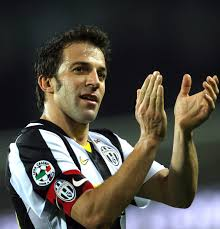
#> input picture del.jpg, 220 x 229 px
$ python opencv.py
#> lines starting #> are read from the running program, lines starting #| are printed output that depends on the picture
#! /usr/bin python
# -*-coding:utf-8 -*-

import cv2
from matplotlib import pyplot as plt

def open_cv_ilk():
    res=cv2.imread("del.jpg", 0)
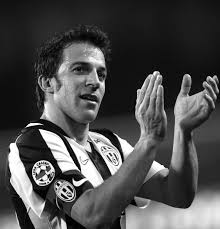
#> res: shape (229, 220); min 0, max 255, mean 75.6
    cv2.imshow("resim", res)
    k=cv2.waitKey(0) &0xFF
#> (key Esc is pressed here)
    if k==27:
        cv2.destroyAllWindows()
    elif k==ord('s'):
        cv2.imwrite("del_gray.jpg", res)
        cv2.destroyAllWindows()
        print("yeni dosya kaydedildi")


def plot_uygulama():
    res=cv2.imread("del.jpg",0)
    plt.imshow(res, cmap='gray', interpolation='bicubic')
    plt.xticks([]), plt.yticks([])
    plt.show()

open_cv_ilk()
plot_uygulama()
